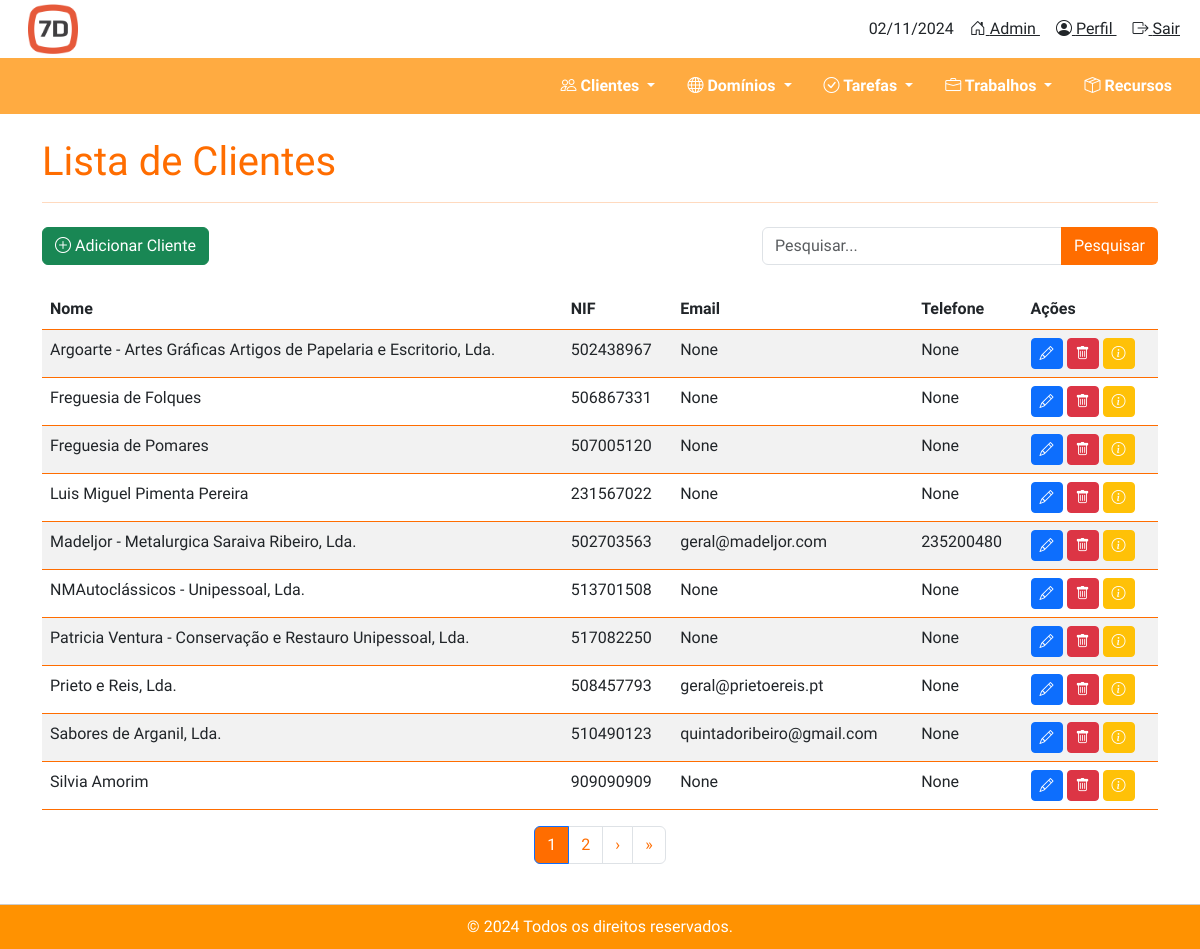
/clientes/, run on the app's committed database.
### clientes/models.py (models this page shows, shortened)
class Cliente(models.Model):
    nome = models.CharField(max_length=255)
    nif = models.CharField(max_length=9, verbose_name='Número de Identificação Fiscal')
    morada = models.CharField(max_length=255, blank=True, null=True)
    codigo_postal = models.CharField(max_length=10, blank=True, null=True)
    localidade = models.CharField(max_length=100, blank=True, null=True)
    telefone = models.CharField(max_length=15, blank=True, null=True)
    email = models.EmailField(blank=True, null=True)
    website = models.URLField(blank=True, null=True)
    cliente_desde = models.DateField(blank=True, null=True)

### clientes/views.py (the view)
# urls.py: path('', listar_clientes, name='listar_clientes'),  # URL para listar clientes
def listar_clientes(request):
    search_query = request.GET.get('search', '')
    if search_query:
        clientes = Cliente.objects.filter(nome__icontains=search_query).order_by('nome')
    else:
        clientes = Cliente.objects.all().order_by('nome')  # Query para buscar todos os clientes
    paginator = Paginator(clientes, 10)  # Mostra 10 clientes por página
    page_number = request.GET.get('page')  # Obtém o número da página atual
    page_obj = paginator.get_page(page_number)  # Obtém os dados da página atual
    return render(request, 'clientes/listar_clientes.html', {
        'page_obj': page_obj,
        'search_query': search_query  # Passa a consulta de pesquisa para o template
    })

### clientes/templates/clientes/listar_clientes.html (shortened to what this page needs)
{% extends 'base.html' %}
{% load static %}
{% block content %}
<h1 class="mt-4" style="color: #ff6d00;">Lista de Clientes</h1>
<hr style="border-color: #ff6d00;">
<div class="d-flex justify-content-between align-items-center mb-4 mt-4">
    <a href="{% url 'adicionar_cliente' %}" class="btn btn-success">
        <i class="bi bi-plus-circle"></i> Adicionar Cliente
    </a>
    <form action="{% url 'listar_clientes' %}" method="get" class="form-inline">
        <div class="input-group">
            <input type="text" name="search" class="form-control" style="width: 300px;"
                   placeholder="Pesquisar..." id="clientSearch" value="{{ search_query }}">
            <button class="btn" type="button" id="searchButton" style="background-color: #ff6d00; color: white;"
                    onclick="clearSearch()">
                {% if search_query %}
                    Limpar
                {% else %}
                    Pesquisar
                {% endif %}
            </button>
        </div>
    </form>
</div>
<table class="table table-striped" id="clientTable">
    <thead>
        <tr>
            <th>Nome</th>
            <th>NIF</th>
            <th>Email</th>
            <th>Telefone</th>
            <th>Ações</th>
        </tr>
    </thead>
    <tbody>
        {% for cliente in page_obj %}
        <tr>
            <td>{{ cliente.nome }}</td>
            <td>{{ cliente.nif }}</td>
            <td>{{ cliente.email }}</td>
            <td>{{ cliente.telefone }}</td>
            <td>
                <a href="{% url 'editar_cliente' cliente.id %}" class="btn btn-sm btn-primary">
                    <i class="bi bi-pencil" style="color: #ffffff;"></i>
                </a>
                <a href="#" class="btn btn-sm btn-danger" data-bs-toggle="modal" data-bs-target="#deleteModal"
                   data-nome="{{ cliente.nome }}" data-id="{{ cliente.id }}"
                   onclick="setDeleteData('{{ cliente.nome }}', '{{ cliente.id }}')">
                    <i class="bi bi-trash" style="color: #ffffff;"></i>
                </a>
                <a href="{% url 'detalhes_cliente' cliente.id %}" class="btn btn-sm btn-warning">
                    <i class="bi bi-info-circle" style="color: #ffffff;"></i>
                </a>
            </td>
        </tr>
        {% empty %}
        <tr>
            <td colspan="5">Nenhum cliente encontrado.</td>
        </tr>
        {% endfor %}
    </tbody>
</table>
<div class="d-flex justify-content-center mb-4">
    <nav aria-label="Page navigation example">
        <ul class="pagination">
            {% for num in page_obj.paginator.page_range %}
            {% if num == page_obj.number %}
            <li class="page-item active" aria-current="page">
                <span class="page-link" style="background-color: #ff6d00; color: white;">{{ num }}</span>
            </li>
            {% else %}
            <li class="page-item">
                <a class="page-link" href="?page={{ num }}&search={{ search_query }}" style="color: #ff6d00;">{{ num }}</a>
            </li>
            {% endif %}
            {% endfor %}
            {% if page_obj.has_next %}
            <li class="page-item">
                <a class="page-link" href="?page={{ page_obj.next_page_number }}&search={{ search_query }}" aria-label="Próxima" style="color: #ff6d00;">
                    <span aria-hidden="true">&#8250;</span>
                </a>
            </li>
            <li class="page-item">
                <a class="page-link" href="?page={{ page_obj.paginator.num_pages }}&search={{ search_query }}" aria-label="Última" style="color: #ff6d00;">
                    <span aria-hidden="true">&raquo;</span>
                </a>
            </li>
            {% endif %}
        </ul>
    </nav>
</div>
{% endblock %}

### static/css/styles.css (style rules this page uses)
html, body { height: 100%; margin: 0; padding: 0; }
* { font-family: 'Play', sans-serif; }
.pagination .page-link { color: #ff6d00; }
.pagination .page-item.active .page-link { background-color: #ff6d00; color: white; }

### clientes/templates/clientes/listar_clientes.html (style rules this page uses)
.table th, .table td { border-bottom: 1px solid #ff6d00; color: inherit; }
.table-striped tbody tr:nth-of-type(odd) { background-color: #ffd181; }

### data on the page
Cliente: nome "Argoarte - Artes Gráficas Artigos de Papelaria e Escritorio, Lda.", nif "502438967", email "None", telefone "None"
Cliente: nome "Freguesia de Folques", nif "506867331", email "None", telefone "None"
Cliente: nome "Freguesia de Pomares", nif "507005120", email "None", telefone "None"
Cliente: nome "Luis Miguel Pimenta Pereira", nif "231567022", email "None", telefone "None"
Cliente: nome "Madeljor - Metalurgica Saraiva Ribeiro, Lda.", nif "502703563", email "geral@madeljor.com", telefone "235200480"
Cliente: nome "NMAutoclássicos - Unipessoal, Lda.", nif "513701508", email "None", telefone "None"
Cliente: nome "Patricia Ventura - Conservação e Restauro Unipessoal, Lda.", nif "517082250", email "None", telefone "None"
Cliente: nome "Prieto e Reis, Lda.", nif "508457793", email "geral@prietoereis.pt", telefone "None"
Cliente: nome "Sabores de Arganil, Lda.", nif "510490123", email "quintadoribeiro@gmail.com", telefone "None"
Cliente: nome "Silvia Amorim", nif "909090909", email "None", telefone "None"

### other printed values
{{ today }} "02/11/2024"
{{ num }} "1"
{{ num }} "2"
{{ current_year }} "2024"
